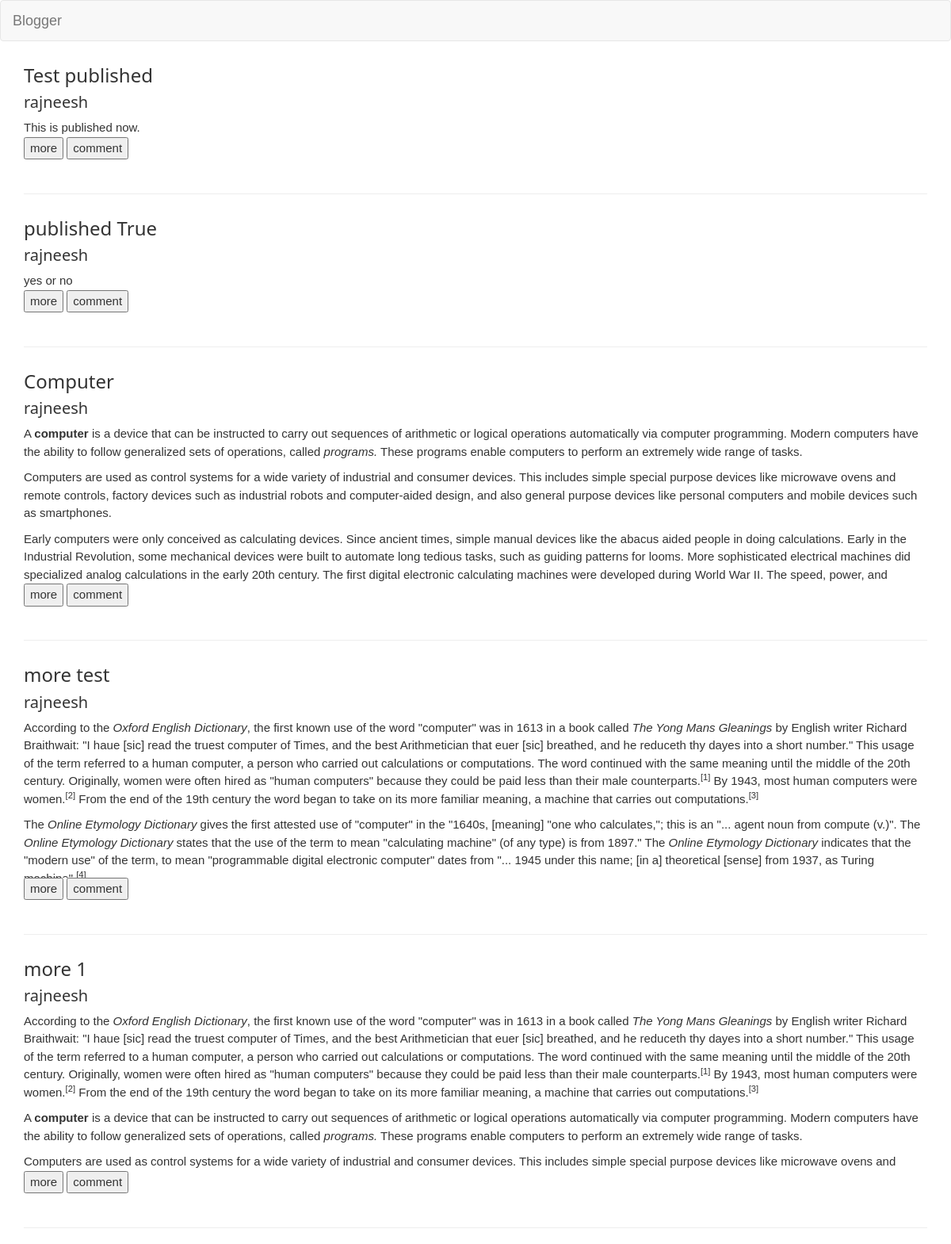
Page /profile/rajneesh on the earlier database version.
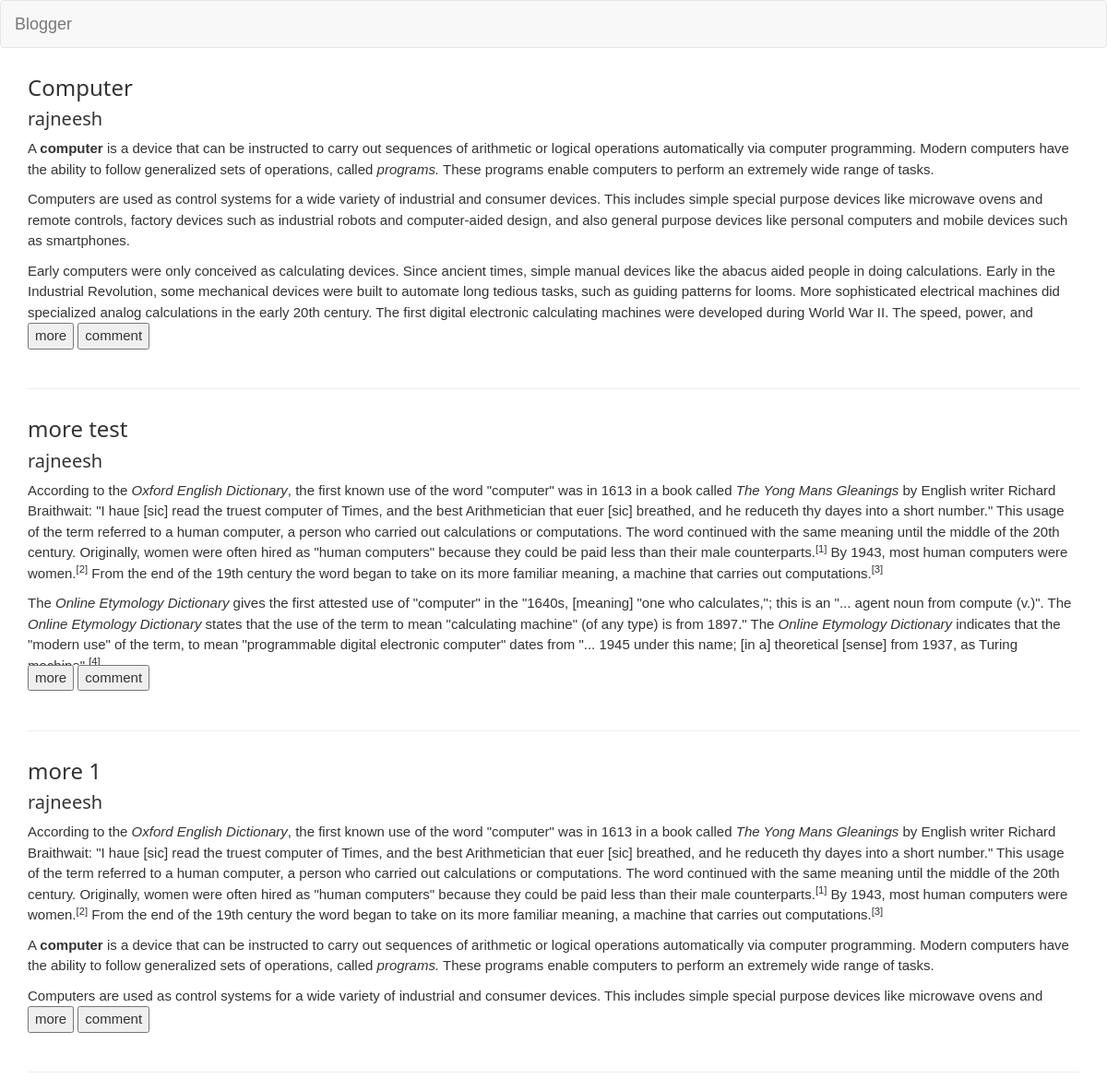
Same page on the later database version.
### tables this page shows
CREATE TABLE blog_detail (
    blog_id integer PRIMARY KEY AUTOINCREMENT,
    user_name text NOT NULL,
    title text NOT NULL,
    content text NOT NULL,
    date text NOT NULL,
    published BOOLEAN NOT NULL,
    FOREIGN KEY (user_name) 
    REFERENCES user_details (username));

### app/__init__.py (the view)
@app.route('/profile/<username>')
def particularProfile(username):
    if request.method=='GET':
        data = dbHandler.particularProfile(username)
        print data
        return render_template('profile.html', posts = data)

### app/models.py (called while the page is built)
def particularProfile(arg):
  try:
    with sql.connect("database.db") as con:
      con.row_factory = sql.Row
      cur = con.cursor()
      cur.execute("SELECT * FROM blog_detail WHERE user_name = '{x}' and PUBLISHED = 1".format(x=arg))
      print "here"
      rows = cur.fetchall()
      user_blogs = []
      for row in rows:
        user_blogs.append(row)
      return user_blogs
  except:
    return "Error occured"

### app/templates/profile.html (shortened to what this page needs)
{%extends 'base.html' %}
{%block content%}
{%for post in posts%}
<div class="container">
<h3>{{ post.title }}</h3>
<h4>{{ post.user_name }}</h4>
<div id='blog{{post.blog_id}}' style="display:block;max-height:200px; overflow: hidden;">{{ post.content | safe }}</div>
<button onClick="{if(this.textContent=='more'){document.getElementById('blog{{post.blog_id}}').style.maxHeight='none';this.textContent='less';}else{document.getElementById('blog{{post.blog_id}}').style.maxHeight='200px';this.textContent='more';}}" >more</button>
<button id='comment' onclick="{var div =document.getElementById('comment{{post.blog_id}}');if(div.style.display=='none'){div.style.display='block';get_comment('{{post.blog_id}}')}else{div.style.display='none'}}">comment</button>
<br><br>
<hr>
</div>
{%endfor%}
{%endblock%}

Differences in the rows shown:
removed blog_detail: title "Test published", user_name "rajneesh", content "This is published now."
removed blog_detail: title "published True", user_name "rajneesh", content "yes or no"
